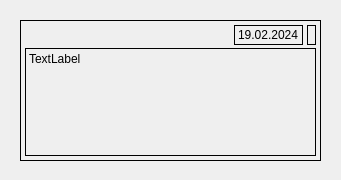
<?xml version="1.0" encoding="UTF-8"?>
<ui version="4.0">
 <class>Form</class>
 <widget class="QWidget" name="Form">
  <property name="geometry">
   <rect>
    <x>0</x>
    <y>0</y>
    <width>341</width>
    <height>180</height>
   </rect>
  </property>
  <property name="windowTitle">
   <string>Form</string>
  </property>
  <property name="styleSheet">
   <string notr="true">QFrame{
	border: 1px solid black;
}
</string>
  </property>
  <widget class="QFrame" name="frame_message">
   <property name="geometry">
    <rect>
     <x>20</x>
     <y>20</y>
     <width>301</width>
     <height>141</height>
    </rect>
   </property>
   <property name="frameShape">
    <enum>QFrame::StyledPanel</enum>
   </property>
   <property name="frameShadow">
    <enum>QFrame::Raised</enum>
   </property>
   <layout class="QGridLayout" name="gridLayout">
    <property name="leftMargin">
     <number>4</number>
    </property>
    <property name="topMargin">
     <number>4</number>
    </property>
    <property name="rightMargin">
     <number>4</number>
    </property>
    <property name="bottomMargin">
     <number>4</number>
    </property>
    <property name="horizontalSpacing">
     <number>4</number>
    </property>
    <property name="verticalSpacing">
     <number>3</number>
    </property>
    <item row="0" column="2">
     <widget class="QLabel" name="label_icon_social_network">
      <property name="maximumSize">
       <size>
        <width>35</width>
        <height>35</height>
       </size>
      </property>
      <property name="text">
       <string/>
      </property>
      <property name="pixmap">
       <pixmap resource="../../../icons/icons.qrc">:/icons/socialNetwork/vk.png</pixmap>
      </property>
      <property name="scaledContents">
       <bool>true</bool>
      </property>
     </widget>
    </item>
    <item row="0" column="1">
     <widget class="QLabel" name="label_date">
      <property name="text">
       <string>19.02.2024</string>
      </property>
     </widget>
    </item>
    <item row="0" column="0">
     <spacer name="horizontalSpacer">
      <property name="orientation">
       <enum>Qt::Horizontal</enum>
      </property>
      <property name="sizeHint" stdset="0">
       <size>
        <width>40</width>
        <height>20</height>
       </size>
      </property>
     </spacer>
    </item>
    <item row="1" column="0" colspan="3">
     <widget class="QLabel" name="label_text_message">
      <property name="sizePolicy">
       <sizepolicy hsizetype="Expanding" vsizetype="Expanding">
        <horstretch>0</horstretch>
        <verstretch>0</verstretch>
       </sizepolicy>
      </property>
      <property name="text">
       <string>TextLabel</string>
      </property>
      <property name="alignment">
       <set>Qt::AlignLeading|Qt::AlignLeft|Qt::AlignTop</set>
      </property>
     </widget>
    </item>
   </layout>
  </widget>
 </widget>
 <resources>
  <include location="../../../icons/icons.qrc"/>
  <include location="../icons/icons.qrc"/>
 </resources>
 <connections/>
</ui>
